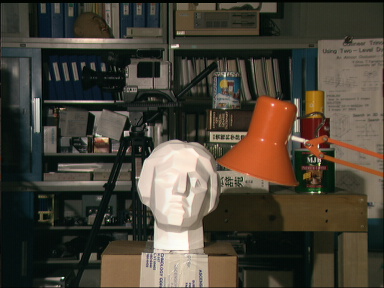
#> input picture Project2/data/tsucuba_left.png, 384 x 288 px
$ python task2.py   (Python 2 division)
#> lines starting #> are read from the running program, lines starting #| are printed output that depends on the picture
UBIT = "haoweizh"
import numpy as np
import cv2
import os
np.random.seed(sum([ord(c) for c in UBIT]))

def mkdir(path):
    folder = os.path.exists(path)
    if not folder:
        os.makedirs(path)

def generate_Keypoints(imgpath,outputpath):
    img = cv2.imread(imgpath)
    sift = cv2.xfeatures2d.SIFT_create()
    kp,des = sift.detectAndCompute(img,None)
    imgkp = cv2.drawKeypoints(img,kp,img)
    cv2.imwrite(outputpath,imgkp)
    img = cv2.imread(imgpath)
    return img,kp,des

def draw_match(img1,kp1,des1,img2,kp2,des2,outputmatch):
    bf = cv2.BFMatcher()
    matches = bf.knnMatch(des1,des2,k=2)
    good1 = []
    for m,n in matches:
        if m.distance < 0.75*n.distance:
            good1.append(m)
    good2 = np.expand_dims(good1,1)
    img = cv2.drawMatchesKnn(img1,kp1,img2,kp2,good2,None,flags=2)
    cv2.imwrite(outputmatch,img)
    return good1,good2,img,matches

def get_fundamental_matrix(kp1,kp2,matches):
    pts1 = []
    pts2 = []
    for m,n in matches:
        if m.distance < 0.75*n.distance:
            pts1.append(kp1[m.queryIdx].pt)
            pts2.append(kp2[m.trainIdx].pt)
    pts1 = np.int32(pts1)
    pts2 = np.int32(pts2)
    F,mask = cv2.findFundamentalMat(pts1,pts2,cv2.RANSAC)
    print F
    return F,mask,pts1,pts2

def drawlines(img1,img2,lines,pts1,pts2):
    r,c,d = img1.shape
    for r,pt1,pt2 in zip(lines,pts1,pts2):
        color = tuple(np.random.randint(0,255,3).tolist())
        x0,y0 = map(int, [0, -r[2]/r[1] ])
        x1,y1 = map(int, [c, -(r[2]+r[0]*c)/r[1] ])
        img1 = cv2.line(img1, (x0,y0), (x1,y1), color,1)
        img1 = cv2.circle(img1,tuple(pt1),5,color,-1)
        img2 = cv2.circle(img2,tuple(pt2),5,color,-1)
    return img1,img2

def get_epiline(numpairs,img1,img2,pts1,pts2,leftpath,rightpath):
    pts1 = pts1[mask.ravel()==1]
    pts2 = pts2[mask.ravel()==1]
    ptsnum = pts1.shape[0]
    partpts1 = np.zeros(shape=(0,2),dtype='int32')
    partpts2 = np.zeros(shape=(0,2),dtype='int32')
    for i in range(0,numpairs):
        index = np.random.randint(0,ptsnum)
        pt1 = pts1[index]
        pt1 = pt1[np.newaxis,:]
        pt2 = pts2[index]
        pt2 = pt2[np.newaxis,:]
        partpts1 = np.r_[partpts1,pt1]
        partpts2 = np.r_[partpts2,pt2]
    lines1 = cv2.computeCorrespondEpilines(partpts2.reshape(-1,1,2),2,F)
    lines1 = lines1.reshape(-1,3)
    img3,img4 = drawlines(img1,img2,lines1,partpts1,partpts2)
    lines2 = cv2.computeCorrespondEpilines(partpts1.reshape(-1,1,2),1,F)
    lines2 = lines2.reshape(-1,3)
    img5,img6 = drawlines(img2,img1,lines2,partpts2,partpts1)
    cv2.imwrite(leftpath,img3)
    cv2.imwrite(rightpath,img5)

def disparity(img1,img2,disparitypath):
    stereo = cv2.StereoBM_create(numDisparities=48,blockSize=15)
    disparity = stereo.compute(img1,img2)
    cv2.imwrite(disparitypath,disparity)

if __name__ == "__main__":
    folder = "part2_result"
    mkdir(folder)
    imgpath1 = "data/tsucuba_left.png"
    outputpath1 = "part2_result/task2_sift1.jpg";
    img1,kp1,des1 = generate_Keypoints(imgpath1,outputpath1);
#> in generate_Keypoints, img is the input picture: shape (288, 384, 3); mean B, G, R 54.7, 66.6, 73.2
#> in generate_Keypoints, `kp,des = sift.detectAndCompute(img,None)`: kp = 717 keypoints; strongest (x, y, size): (174, 178, 47.3), (126, 133, 3.8), (177, 46, 2.7), (36, 102, 5.7)
#> kp1 has the same summary as kp in generate_Keypoints
    imgpath2 = "data/tsucuba_right.png"
    outputpath2 = "part2_result/task2_sift2.jpg";
    img2,kp2,des2 = generate_Keypoints(imgpath2,outputpath2);
#> call 2 of generate_Keypoints, with imgpath = 'data/tsucuba_right.png', outputpath = 'part2_result/task2_sift2.jpg'
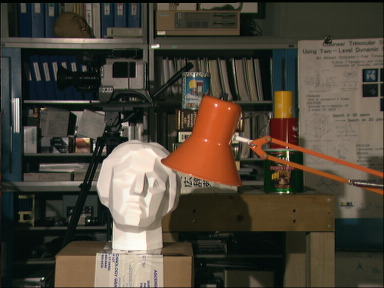
#> input picture Project2/data/tsucuba_right.png, 384 x 288 px
#> in generate_Keypoints, img is the input picture: shape (288, 384, 3); mean B, G, R 55.6, 68.2, 75.9
#> in generate_Keypoints (call 2), `kp,des = sift.detectAndCompute(img,None)`: kp = 708 keypoints; strongest (x, y, size): (94, 146, 1.9), (133, 178, 47.6), (157, 46, 2.7), (288, 153, 1.9)
#> kp2 has the same summary as kp in generate_Keypoints
    outputmatch = "part2_result/task2_matches_knn.jpg"
    good1,good2,img,matches = draw_match(img1,kp1,des1,img2,kp2,des2,outputmatch)
#> in draw_match, `matches = bf.knnMatch(des1,des2,k=2)`: matches = 717 matches
#> after the loop in draw_match, `for m,n in matches:`: good1 = 279 matches
#> in draw_match, `img = cv2.drawMatchesKnn(img1,kp1,img2,kp2,good2,None,flags=2)`:
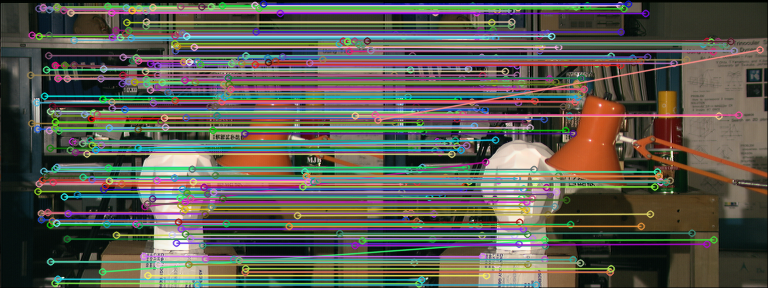
#> img: shape (288, 768, 3); mean B, G, R 81.6, 91, 93
#> good1 = 279 matches; matches = 717 matches
    F,mask,pts1,pts2 = get_fundamental_matrix(kp1,kp2,matches)
#> after the loop in get_fundamental_matrix, `for m,n in matches:`: pts1 = 279 pairs, first value 30.22 to 377.5, second value 3.55 to 284.5; pts2 = 279 pairs, first value 9.74 to 375.6, second value 3.54 to 284.5
#> in get_fundamental_matrix, `pts1 = np.int32(pts1)`: pts1 = 279 pairs, first value 30 to 377, second value 3 to 284
#> in get_fundamental_matrix, `pts2 = np.int32(pts2)`: pts2 = 279 pairs, first value 9 to 375, second value 3 to 284
#> in get_fundamental_matrix, `F,mask = cv2.findFundamentalMat(pts1,pts2,cv2.RANSAC)`: F = [[6.75e-07, 4.3e-05, 0.0179], [-3.04e-05, 1.94e-05, 0.422], [-0.02, -0.429, 1]]; mask = 279 values, max 1 at index 0, min 0 at index 35, mean 0.961
#| [[ 6.75359948e-07  4.29651925e-05  1.78516659e-02]
#|  [-3.04156715e-05  1.94087152e-05  4.22146563e-01]
#|  [-2.00189203e-02 -4.28512986e-01  1.00000000e+00]]
    leftpath = "part2_result/task2_epi_left.jpg"
    rightpath = "part2_result/task2_epi_right.jpg"
    numpairs = 10
    get_epiline(numpairs,img1,img2,pts1,pts2,leftpath,rightpath)
#> in get_epiline, `pts1 = pts1[mask.ravel()==1]`: pts1 = 268 pairs, first value 30 to 374, second value 3 to 284
#> in get_epiline, `pts2 = pts2[mask.ravel()==1]`: pts2 = 268 pairs, first value 9 to 354, second value 3 to 284
#> the loop in get_epiline, `for i in range(0,numpairs):` made 10 passes
#> (pt1, pt2) on passes 5 to 10: ([[197, 61]], [[178, 61]]), ([[241, 63]], [[222, 63]]), ([[306, 175]], [[274, 175]]), ([[146, 83]], [[121, 83]]), ([[317, 180]], [[285, 180]]), ([[209, 106]], [[178, 106]])
#> (partpts1, partpts2) on passes 1 to 4: ([[245, 55]], [[226, 55]]), ([[245, 55], [339, 232]], [[226, 55], [307, 232]]), ([[245, 55], [339, 232], [245, 268]], [[226, 55], [307, 232], [226, 268]]), ([[245, 55], [339, 232], [245, 268], [103, 68]], [[226, 55], [307, 232], [226, 268], [84, 68]])
#> after the loop in get_epiline, `for i in range(0,numpairs):`: partpts1 = [[245, 55], [339, 232], [245, 268], [103, 68], [197, 61], [241, 63], [306, 175], [146, 83], [317, 180], [209, 106]]; partpts2 = [[226, 55], [307, 232], [226, 268], [84, 68], [178, 61], [222, 63], [274, 175], [121, 83], [285, 180], [178, 106]]
#> in get_epiline, `lines1 = cv2.computeCorrespondEpilines(partpts2.reshape(-1,1,2),2,F)`: lines1 = [[-0.0515, -0.999, 67.54], [-0.0653, -0.998, 253.6], [-0.0676, -0.998, 285.1], [-0.0519, -0.999, 73.57], [-0.0518, -0.999, 71.22], [-0.0521, -0.999, 75.44], [-0.0607, -0.998, 192.6], [-0.0532, -0.999, 90.45], [-0.0612, -0.998, 198.5], [-0.0551, -0.998, 116.6]]
#> the loop in drawlines, `for r,pt1,pt2 in zip(lines,pts1,pts2):` made 10 passes
#> (r, pt1, pt2, color, y0, y1) on passes 1 to 9: ([-0.0515, -0.999, 67.54], [245, 55], [226, 55], (118, 89, 181), 67, 47), ([-0.0653, -0.998, 253.6], [339, 232], [307, 232], (92, 88, 207), 254, 229), ([-0.0676, -0.998, 285.1], [245, 268], [226, 268], (142, 25, 221), 285, 259), ([-0.0519, -0.999, 73.57], [103, 68], [84, 68], (222, 90, 88), 73, 53), ([-0.0518, -0.999, 71.22], [197, 61], [178, 61], (134, 159, 240), 71, 51), ([-0.0521, -0.999, 75.44], [241, 63], [222, 63], (156, 93, 17), 75, 55), ([-0.0607, -0.998, 192.6], [306, 175], [274, 175], (216, 206, 161), 192, 169), ([-0.0532, -0.999, 90.45], [146, 83], [121, 83], (124, 128, 229), 90, 70), ([-0.0612, -0.998, 198.5], [317, 180], [285, 180], (237, 98, 27), 198, 175)
#> after the loop in drawlines, `for r,pt1,pt2 in zip(lines,pts1,pts2):`: img1: shape (288, 384, 3); mean B, G, R 58.8, 68.3, 76.3
#> after the loop in drawlines, `for r,pt1,pt2 in zip(lines,pts1,pts2):`:
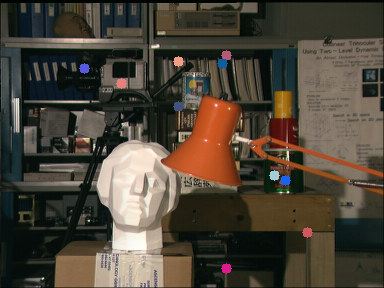
#> img2: shape (288, 384, 3); mean B, G, R 56.4, 68.6, 76.5
#> in get_epiline, `lines2 = cv2.computeCorrespondEpilines(partpts1.reshape(-1,1,2),1,F)`: lines2 = [[0.049, 0.999, -66], [0.0672, 0.998, -252.1], [0.0702, 0.998, -282.1], [0.0495, 0.999, -71.76], [0.0493, 0.999, -69.6], [0.0497, 0.999, -73.99], [0.0613, 0.998, -192.1], [0.0512, 0.999, -89.29], [0.0619, 0.998, -197.9], [0.0539, 0.999, -116.2]]
#> the loop in drawlines (call 2), `for r,pt1,pt2 in zip(lines,pts1,pts2):` made 10 passes
#> (r, pt1, pt2, color, y0, y1) on passes 1 to 9: ([0.049, 0.999, -66], [226, 55], [245, 55], (78, 18, 167), 66, 47), ([0.0672, 0.998, -252.1], [307, 232], [339, 232], (205, 224, 3), 252, 226), ([0.0702, 0.998, -282.1], [226, 268], [245, 268], (135, 248, 29), 282, 255), ([0.0495, 0.999, -71.76], [84, 68], [103, 68], (171, 146, 242), 71, 52), ([0.0493, 0.999, -69.6], [178, 61], [197, 61], (5, 19, 233), 69, 50), ([0.0497, 0.999, -73.99], [222, 63], [241, 63], (203, 224, 133), 74, 54), ([0.0613, 0.998, -192.1], [274, 175], [306, 175], (238, 38, 227), 192, 168), ([0.0512, 0.999, -89.29], [121, 83], [146, 83], (138, 114, 50), 89, 69), ([0.0619, 0.998, -197.9], [285, 180], [317, 180], (163, 174, 12), 198, 174)
#> pass 1, in drawlines (call 2), `img1 = cv2.circle(img1,tuple(pt1),5,color,-1)`:
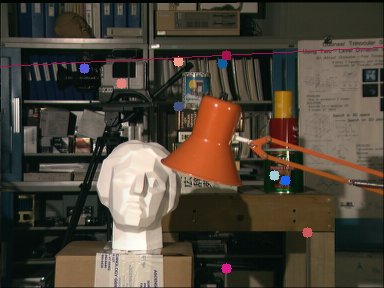
#> img1: shape (288, 384, 3); mean B, G, R 56.5, 68.4, 76.9
#> after the loop in drawlines (call 2), `for r,pt1,pt2 in zip(lines,pts1,pts2):`:
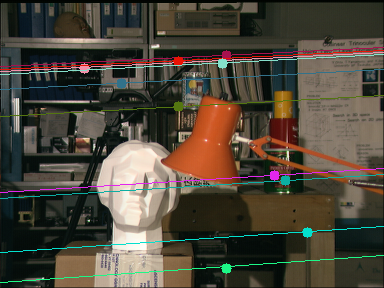
#> img1: shape (288, 384, 3); mean B, G, R 58.9, 71, 77.8
#> after the loop in drawlines (call 2), `for r,pt1,pt2 in zip(lines,pts1,pts2):`:
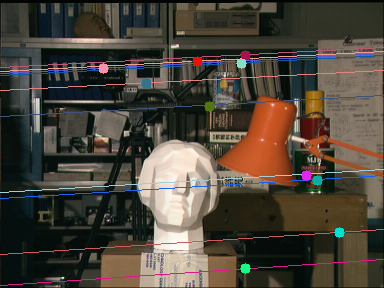
#> img2: shape (288, 384, 3); mean B, G, R 58.7, 68.5, 76.1
    disparitypath = "part2_result/task2_disparity.jpg"
    img1 = cv2.imread(imgpath1,0)
#> img1: shape (288, 384); min 0, max 253, mean 68.4
    img2 = cv2.imread(imgpath2,0)
#> img2: shape (288, 384); min 0, max 253, mean 70.3
    disparity(img1,img2,disparitypath)
#> in disparity, `cv2.imwrite(disparitypath,disparity)`:
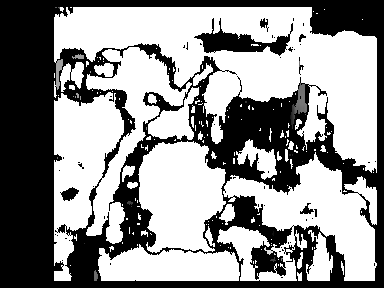
#> saved as task2_disparity.jpg: shape (288, 384); min 0, max 255, mean 146.1
